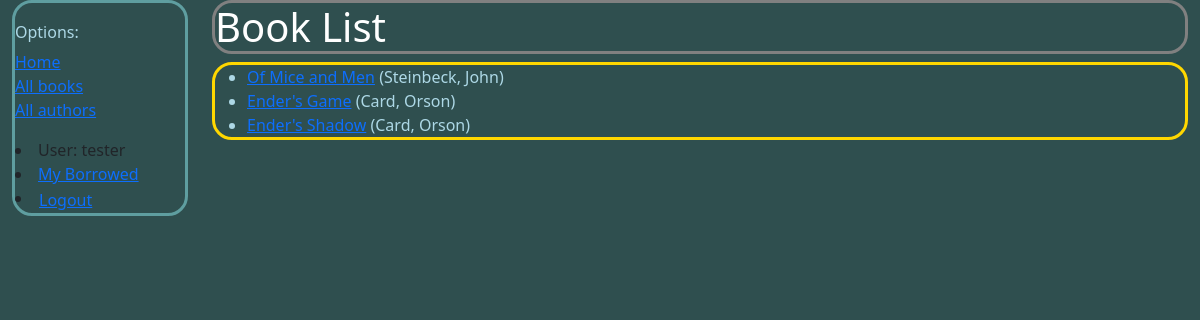
Screenshot of /catalog/books/ (signed in) with the database file from the repository.
### catalog/models.py (models this page shows, shortened)
class Book(models.Model):
    title = models.CharField(max_length=200)
    author = models.ForeignKey('Author', on_delete=models.RESTRICT, null=True)
    language = models.ForeignKey('Language', on_delete=models.RESTRICT, null=True)
    summary = models.TextField(
        max_length=1000, help_text="Enter a brief description of the book")
    isbn = models.CharField('ISBN', max_length=13,
                            unique=True,
                            help_text='13 Character <a href="https://www.isbn-international.org/content/what-isbn'
                                      '">ISBN number</a>')
    genre = models.ManyToManyField(
        Genre, help_text="Select a genre for this book")
    def get_absolute_url(self):
        return reverse('book-detail', args=[str(self.id)])
    def display_genre(self):
        return ', '.join(genre.name for genre in self.genre.all()[:3])
    display_genre.short_description = 'Genre'

class Author(models.Model):
    first_name = models.CharField(max_length=100)
    last_name = models.CharField(max_length=100)
    date_of_birth = models.DateField(null=True, blank=True)
    date_of_death = models.DateField('Died', null=True, blank=True)
    class Meta:
        ordering = ['last_name', 'first_name']
    def __str__(self):
        return f'{self.last_name}, {self.first_name}'

### catalog/views.py (the view)
# urls.py: path('books/', views.BookListView.as_view(), name='books'),
class BookListView(generic.ListView):
    model = Book
    paginate_by = 10

### catalog/templates/catalog/book_list.html
{% extends "base_generic.html" %}
{% block content %}
  <h1>Book List</h1>
  {% if book_list %}
    <ul>
      {% for book in book_list %}
      <li>
        <a href="{{ book.get_absolute_url }}">{{ book.title }}</a>
        ({{book.author}})
      </li>
      {% endfor %}
    </ul>
  {% else %}
    <p>There are no books in the library.</p>
  {% endif %}
{% endblock %}

### catalog/templates/base_generic.html (shortened to what this page needs)
<!DOCTYPE html>
<html lang="en">
  <head>
    <link href="https://cdn.jsdelivr.net/npm/bootstrap@5.3.3/dist/css/bootstrap.min.css"
      rel="stylesheet"
>
    {% load static %}
    <link rel="stylesheet" href="{% static 'css/styles.css' %}" />
  </head>
  <body>
    <div class="container-fluid">
      <div class="row">
          <div class=col-sm-2>
            <div id=col-sm-2>
              {% block sidebar %}
                <ul class="sidebar-nav">
                  <h6>Options:</h6>
                  <li><a href="{% url 'index' %}">Home</a></li>
                  <li><a href="{% url 'books' %}">All books</a></li>
                  <li><a href="">All authors</a></li>
                </ul>
                {% if user.is_authenticated %}
                  <li>User: {{ user.get_username }}</li>
                  <li><a href="{% url 'my-borrowed' %}">My Borrowed</a></li>
                  <li>
                    <form id="logout-form" method="post" action="{% url 'admin:logout' %}">
                      <button type="submit" class="btn btn-link">Logout</button>
                    </form>
                  </li>
                {% else %}
                  <li><a href="{% url 'login' %}?next={{ request.path }}">Login</a></li>
                {% endif %}
              {% endblock %}
            </div>
          </div>
        <div class="col-sm-10 ">{% block content %}{% endblock %}
      </div>
      </div>
    </div>
  </body>
</html>

### catalog/static/css/styles.css (style rules this page uses)
.sidebar-nav { margin-top: 20px; padding: 0; list-style: none; border: none; }
#col-sm-2 { border: 3px solid cadetblue; border-radius: 20px; }
#logout-form { display: inline; }
#logout-form button { padding: 0; margin: 0; }
h1 { color:white; background-color:darkslategray; border: 3px solid gray; border-radius: 20px; }
ul { color: lightblue; border: 3px solid gold; border-radius: 20px; }
body { background-color:darkslategray; }

### rows the page displays
Book: title "Of Mice and Men", author "Steinbeck, John"
Book: title "Ender's Game", author "Card, Orson"
Book: title "Ender's Shadow", author "Card, Orson"

### other values shown
{{ user.get_username }} "tester"
